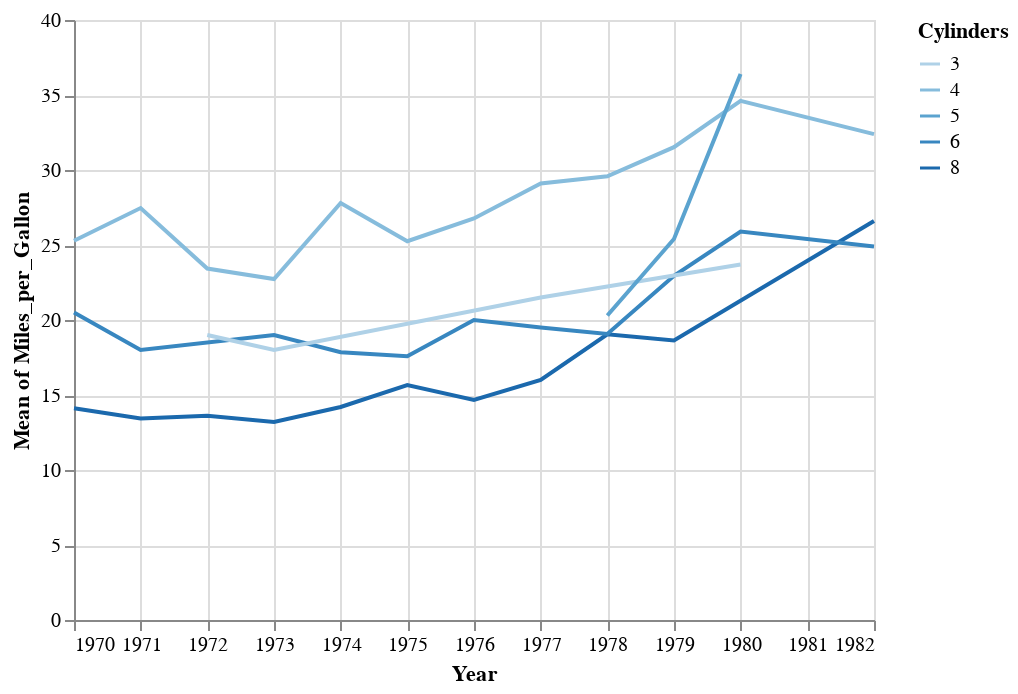

Notebook cell for this chart:
### Markdown cell above
### Aggregated statistics

### Code cell
# Compute aggregated statistics by adding words like "mean" to the column name
alt.Chart(cars).mark_line().encode(
    x=alt.X('Year', timeUnit='year', axis=alt.Axis(title='Year')),
    y='mean(Miles_per_Gallon)',
    color=alt.Color('Cylinders:O')
)

### Figure 1 — Vega-Lite specification as saved in the notebook (floating-point values rounded to 4 significant figures; data arrays with more than 128 entries replaced by an {"elided": "..."} marker saying what was removed)
{"$schema": "https://vega.github.io/schema/vega-lite/v2.4.3.json", "config": {"view": {"height": 300, "width": 400}}, "data": {"values": {"elided": "406 records"}}, "encoding": {"color": {"field": "Cylinders", "type": "ordinal"}, "x": {"axis": {"title": "Year"}, "field": "Year", "timeUnit": "year", "type": "temporal"}, "y": {"aggregate": "mean", "field": "Miles_per_Gallon", "type": "quantitative"}}, "mark": "line"}
